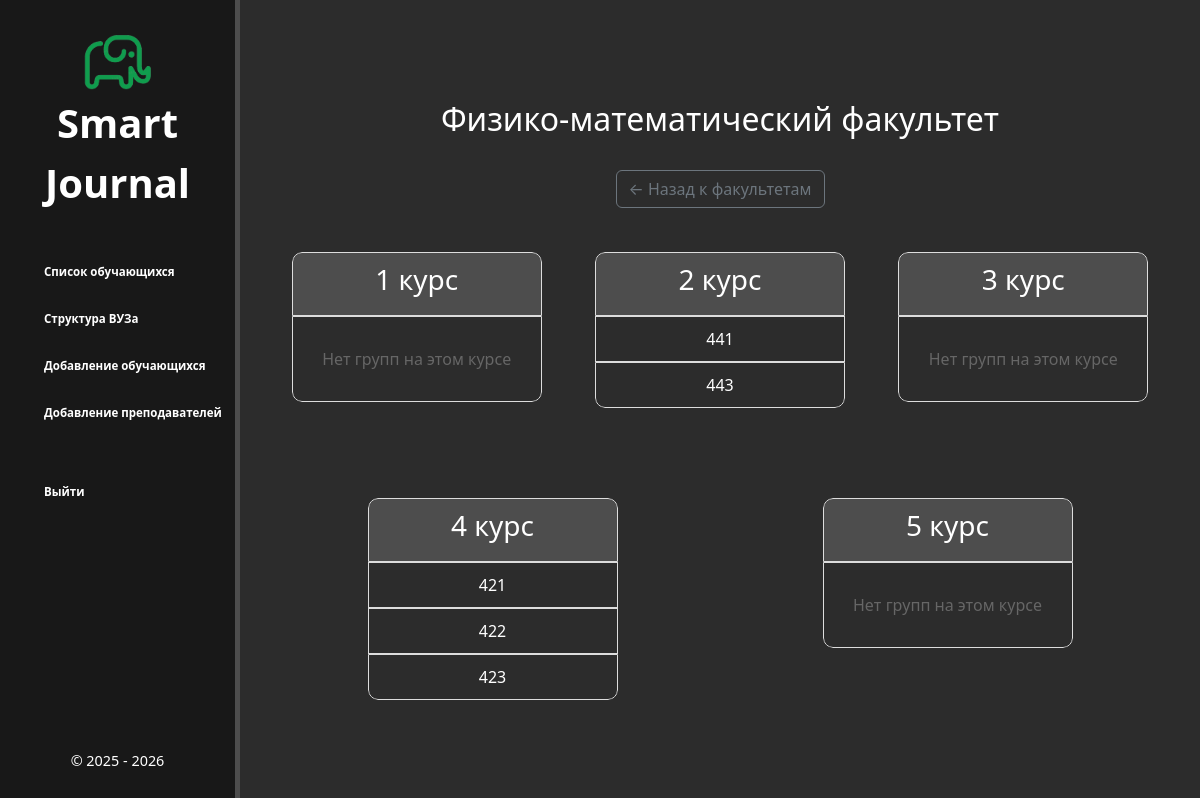
The app's page /database/faculties/1/, older data.
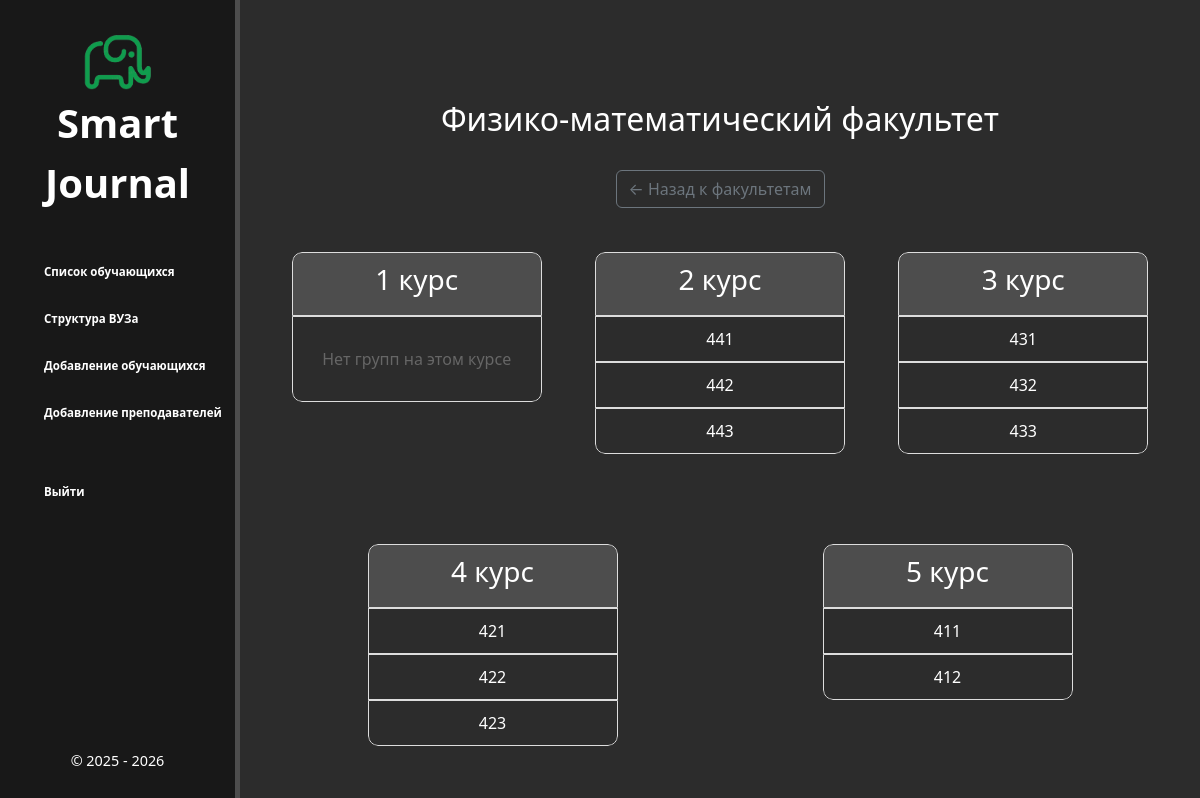
The same page, newer data.
### database/models.py (models this page shows, shortened)
class Groups(models.Model):
    number = models.CharField('Номер группы', max_length=10)
    year_of_admission = models.IntegerField('Год поступления')
    specialty_name = models.ForeignKey(Specialties, on_delete=models.CASCADE, verbose_name='Специальность')
    class Meta:
        verbose_name = 'Группа'
        verbose_name_plural = 'Группы'

### database/views.py (the view)
# urls.py: path('faculties/<int:pk>/', views.faculties_detail, name='faculties-detail'),
def faculties_detail(request, pk):
    faculty = get_object_or_404(Faculties, id=pk)
    departments = Departments.objects.filter(faculty_name=faculty)
    specialties = Specialties.objects.filter(department_name__in=departments)
    groups = Groups.objects.filter(specialty_name__in=specialties)
    current_year = datetime.now().year
    current_month = datetime.now().month
    current_semester = 1 if current_month < 7 else 2
    courses = {}
    for group in groups:
        course = ((current_year - group.year_of_admission) * 2 + current_semester) // 2
        if group.specialty_name.period_of_study == "3 года 10 месяцев" and course > 4:
            continue
        if course not in courses:
            courses[course] = []
        courses[course].append(group)
    return render(request, 'database/faculties_detail.html', {
        'faculty': faculty,
        'courses': courses  # Передаём курсы вместо групп
    })

### database/templatetags/custom_filters.py (called while the page is built)
@register.filter(name='times')
def times(number):
    return range(1, number + 1)

@register.filter(name='get_item')
def get_item(dictionary, key):
    return dictionary.get(key, None)

### database/templates/database/faculties_detail.html
{% extends 'database/layout.html' %}
{% block content %}
    <div class="features">
        <strong><h2>{{ faculty.name }}</h2></strong>
        <br>
        <button class="btn btn-outline-secondary" onclick="window.location.href='{% url 'faculties-list' %}'">← Назад к факультетам</button>
        <br>
        {% if courses %}
            {% load custom_filters %}
            <div class="tables-container">
                {% for course_number in 5|times %}
                <table class="styled-table-3">
                    <tbody>
                        <tr>
                            <td class="group"><h3>{{ course_number }} курс</h3></td>
                        </tr>
                        {% if courses|get_item:course_number %}
                        {% for group in courses|get_item:course_number|dictsort:"number" %}
                            <tr>
                                <td>
                                    <a href="{% url 'group-detail' group.id %}">{{ group.number }}</a>
                                </td>
                            </tr>
                        {% endfor %}
                        {% else %}
                            <tr>
                                <td>
                                    <p style="color: #666;">Нет групп на этом курсе</p>
                                </td>
                            </tr>
                        {% endif %}
                    </tbody>
                </table>
                {% endfor %}
            </div>
        {% else %}
            <p>Группы отсутствуют.</p>
        {% endif %}
    </div>
{% endblock %}

Row changes from the older to the newer data that the page shows:
added Groups: number "442", shown under "2"
added Groups: number "431", shown under "3"
added Groups: number "432", shown under "3"
added Groups: number "433", shown under "3"
added Groups: number "411", shown under "5"
added Groups: number "412", shown under "5"
Text that changed along with them:
list line gone: "Нет групп на этом курсе"
